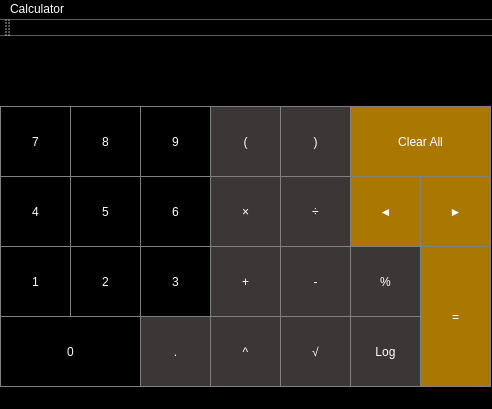
<?xml version="1.0" encoding="UTF-8"?>
<ui version="4.0">
 <class>MainWindow</class>
 <widget class="QMainWindow" name="MainWindow">
  <property name="geometry">
   <rect>
    <x>0</x>
    <y>0</y>
    <width>492</width>
    <height>409</height>
   </rect>
  </property>
  <property name="windowTitle">
   <string>MainWindow</string>
  </property>
  <property name="styleSheet">
   <string notr="true">font: 24pt &quot;MS Shell Dlg 2&quot;;
color : white;
background-color : black;</string>
  </property>
  <widget class="QWidget" name="centralWidget">
   <widget class="QPushButton" name="pushButton_two">
    <property name="geometry">
     <rect>
      <x>70</x>
      <y>210</y>
      <width>71</width>
      <height>71</height>
     </rect>
    </property>
    <property name="styleSheet">
     <string notr="true">QPushButton {
  background-color: black;
  color: white; 
  border: 1px solid gray;
}

QPushButton:pressed {
    background-color: qlineargradient(x1: 0, y1: 0, x2: 0, y2: 1,
                                      stop: 0 #FF7832, stop: 1 #FF9739);
}</string>
    </property>
    <property name="text">
     <string>2</string>
    </property>
   </widget>
   <widget class="QPushButton" name="pushButton_one">
    <property name="geometry">
     <rect>
      <x>0</x>
      <y>210</y>
      <width>71</width>
      <height>71</height>
     </rect>
    </property>
    <property name="styleSheet">
     <string notr="true">QPushButton {
  background-color: black;
  color: white; 
  border: 1px solid gray;
}

QPushButton:pressed {
    background-color: qlineargradient(x1: 0, y1: 0, x2: 0, y2: 1,
                                      stop: 0 #FF7832, stop: 1 #FF9739);
}</string>
    </property>
    <property name="text">
     <string>1</string>
    </property>
   </widget>
   <widget class="QPushButton" name="pushButton_four">
    <property name="geometry">
     <rect>
      <x>0</x>
      <y>140</y>
      <width>71</width>
      <height>71</height>
     </rect>
    </property>
    <property name="styleSheet">
     <string notr="true">QPushButton {
  background-color: black;
  color: white; 
  border: 1px solid gray;
}

QPushButton:pressed {
    background-color: qlineargradient(x1: 0, y1: 0, x2: 0, y2: 1,
                                      stop: 0 #FF7832, stop: 1 #FF9739);
}</string>
    </property>
    <property name="text">
     <string>4</string>
    </property>
   </widget>
   <widget class="QPushButton" name="pushButton_seven">
    <property name="geometry">
     <rect>
      <x>0</x>
      <y>70</y>
      <width>71</width>
      <height>71</height>
     </rect>
    </property>
    <property name="styleSheet">
     <string notr="true">QPushButton {
  background-color: black;
  color: white; 
  border: 1px solid gray;
}

QPushButton:pressed {
    background-color: qlineargradient(x1: 0, y1: 0, x2: 0, y2: 1,
                                      stop: 0 #FF7832, stop: 1 #FF9739);
}</string>
    </property>
    <property name="text">
     <string>7</string>
    </property>
   </widget>
   <widget class="QPushButton" name="pushButton_zero">
    <property name="geometry">
     <rect>
      <x>0</x>
      <y>280</y>
      <width>141</width>
      <height>71</height>
     </rect>
    </property>
    <property name="styleSheet">
     <string notr="true">QPushButton {
  background-color: black;
  color: white; 
  border: 1px solid gray;
}

QPushButton:pressed {
    background-color: qlineargradient(x1: 0, y1: 0, x2: 0, y2: 1,
                                      stop: 0 #FF7832, stop: 1 #FF9739);
}</string>
    </property>
    <property name="text">
     <string>0</string>
    </property>
   </widget>
   <widget class="QPushButton" name="pushButton_dot">
    <property name="geometry">
     <rect>
      <x>140</x>
      <y>280</y>
      <width>71</width>
      <height>71</height>
     </rect>
    </property>
    <property name="styleSheet">
     <string notr="true">QPushButton {
  background-color: rgb(60, 55, 55);
  color: white; 
  border: 1px solid gray;
}

QPushButton:pressed {
    background-color: qlineargradient(x1: 0, y1: 0, x2: 0, y2: 1,
                                      stop: 0 #FF7832, stop: 1 #FF9739);
}</string>
    </property>
    <property name="text">
     <string>.</string>
    </property>
   </widget>
   <widget class="QPushButton" name="pushButton_five">
    <property name="geometry">
     <rect>
      <x>70</x>
      <y>140</y>
      <width>71</width>
      <height>71</height>
     </rect>
    </property>
    <property name="styleSheet">
     <string notr="true">QPushButton {
  background-color: black;
  color: white; 
  border: 1px solid gray;
}

QPushButton:pressed {
    background-color: qlineargradient(x1: 0, y1: 0, x2: 0, y2: 1,
                                      stop: 0 #FF7832, stop: 1 #FF9739);
}</string>
    </property>
    <property name="text">
     <string>5</string>
    </property>
   </widget>
   <widget class="QPushButton" name="pushButton_eight">
    <property name="geometry">
     <rect>
      <x>70</x>
      <y>70</y>
      <width>71</width>
      <height>71</height>
     </rect>
    </property>
    <property name="styleSheet">
     <string notr="true">QPushButton {
  background-color: black;
  color: white; 
  border: 1px solid gray;
}

QPushButton:pressed {
    background-color: qlineargradient(x1: 0, y1: 0, x2: 0, y2: 1,
                                      stop: 0 #FF7832, stop: 1 #FF9739);
}</string>
    </property>
    <property name="text">
     <string>8</string>
    </property>
   </widget>
   <widget class="QPushButton" name="pushButton_three">
    <property name="geometry">
     <rect>
      <x>140</x>
      <y>210</y>
      <width>71</width>
      <height>71</height>
     </rect>
    </property>
    <property name="styleSheet">
     <string notr="true">QPushButton {
  background-color: black;
  color: white; 
  border: 1px solid gray;
}

QPushButton:pressed {
    background-color: qlineargradient(x1: 0, y1: 0, x2: 0, y2: 1,
                                      stop: 0 #FF7832, stop: 1 #FF9739);
}</string>
    </property>
    <property name="text">
     <string>3</string>
    </property>
   </widget>
   <widget class="QPushButton" name="pushButton_six">
    <property name="geometry">
     <rect>
      <x>140</x>
      <y>140</y>
      <width>71</width>
      <height>71</height>
     </rect>
    </property>
    <property name="styleSheet">
     <string notr="true">QPushButton {
  background-color: black;
  color: white; 
  border: 1px solid gray;
}

QPushButton:pressed {
    background-color: qlineargradient(x1: 0, y1: 0, x2: 0, y2: 1,
                                      stop: 0 #FF7832, stop: 1 #FF9739);
}</string>
    </property>
    <property name="text">
     <string>6</string>
    </property>
   </widget>
   <widget class="QPushButton" name="pushButton_nine">
    <property name="geometry">
     <rect>
      <x>140</x>
      <y>70</y>
      <width>71</width>
      <height>71</height>
     </rect>
    </property>
    <property name="styleSheet">
     <string notr="true">QPushButton {
  background-color: black;
  color: white; 
  border: 1px solid gray;
}

QPushButton:pressed {
    background-color: qlineargradient(x1: 0, y1: 0, x2: 0, y2: 1,
                                      stop: 0 #FF7832, stop: 1 #FF9739);
}</string>
    </property>
    <property name="text">
     <string>9</string>
    </property>
   </widget>
   <widget class="QPushButton" name="pushButton_undo">
    <property name="geometry">
     <rect>
      <x>350</x>
      <y>140</y>
      <width>71</width>
      <height>71</height>
     </rect>
    </property>
    <property name="styleSheet">
     <string notr="true">QPushButton {
  background-color: rgb(170, 120, 0);
  color: white; 
  border: 1px solid gray;
}

QPushButton:pressed {
    background-color: qlineargradient(x1: 0, y1: 0, x2: 0, y2: 1,
                                      stop: 0 #FF7832, stop: 1 #FF9739);
}</string>
    </property>
    <property name="text">
     <string>◄</string>
    </property>
   </widget>
   <widget class="QPushButton" name="pushButton_divide">
    <property name="geometry">
     <rect>
      <x>280</x>
      <y>140</y>
      <width>71</width>
      <height>71</height>
     </rect>
    </property>
    <property name="styleSheet">
     <string notr="true">QPushButton {
  background-color: rgb(60, 55, 55);
  color: white; 
  border: 1px solid gray;
}

QPushButton:pressed {
    background-color: qlineargradient(x1: 0, y1: 0, x2: 0, y2: 1,
                                      stop: 0 #FF7832, stop: 1 #FF9739);
}</string>
    </property>
    <property name="text">
     <string>÷</string>
    </property>
   </widget>
   <widget class="QPushButton" name="pushButton_plus">
    <property name="geometry">
     <rect>
      <x>210</x>
      <y>210</y>
      <width>71</width>
      <height>71</height>
     </rect>
    </property>
    <property name="styleSheet">
     <string notr="true">QPushButton {
  background-color: rgb(60, 55, 55);
  color: white; 
  border: 1px solid gray;
}

QPushButton:pressed {
    background-color: qlineargradient(x1: 0, y1: 0, x2: 0, y2: 1,
                                      stop: 0 #FF7832, stop: 1 #FF9739);
}</string>
    </property>
    <property name="text">
     <string>+</string>
    </property>
   </widget>
   <widget class="QPushButton" name="pushButton_power">
    <property name="geometry">
     <rect>
      <x>210</x>
      <y>280</y>
      <width>71</width>
      <height>71</height>
     </rect>
    </property>
    <property name="styleSheet">
     <string notr="true">QPushButton {
  background-color: rgb(60, 55, 55);
  color: white; 
  border: 1px solid gray;
}

QPushButton:pressed {
    background-color: qlineargradient(x1: 0, y1: 0, x2: 0, y2: 1,
                                      stop: 0 #FF7832, stop: 1 #FF9739);
}</string>
    </property>
    <property name="text">
     <string>^</string>
    </property>
   </widget>
   <widget class="QPushButton" name="pushButton_log">
    <property name="geometry">
     <rect>
      <x>350</x>
      <y>280</y>
      <width>71</width>
      <height>71</height>
     </rect>
    </property>
    <property name="styleSheet">
     <string notr="true">QPushButton {
  background-color: rgb(60, 55, 55);
  color: white; 
  border: 1px solid gray;
}

QPushButton:pressed {
    background-color: qlineargradient(x1: 0, y1: 0, x2: 0, y2: 1,
                                      stop: 0 #FF7832, stop: 1 #FF9739);
}</string>
    </property>
    <property name="text">
     <string>Log</string>
    </property>
   </widget>
   <widget class="QPushButton" name="pushButton_mult">
    <property name="geometry">
     <rect>
      <x>210</x>
      <y>140</y>
      <width>71</width>
      <height>71</height>
     </rect>
    </property>
    <property name="styleSheet">
     <string notr="true">QPushButton {
  background-color: rgb(60, 55, 55);
  color: white; 
  border: 1px solid gray;
}

QPushButton:pressed {
    background-color: qlineargradient(x1: 0, y1: 0, x2: 0, y2: 1,
                                      stop: 0 #FF7832, stop: 1 #FF9739);
}</string>
    </property>
    <property name="text">
     <string>×</string>
    </property>
   </widget>
   <widget class="QPushButton" name="pushButton_minus">
    <property name="geometry">
     <rect>
      <x>280</x>
      <y>210</y>
      <width>71</width>
      <height>71</height>
     </rect>
    </property>
    <property name="styleSheet">
     <string notr="true">QPushButton {
  background-color: rgb(60, 55, 55);
  color: white; 
  border: 1px solid gray;
}

QPushButton:pressed {
    background-color: qlineargradient(x1: 0, y1: 0, x2: 0, y2: 1,
                                      stop: 0 #FF7832, stop: 1 #FF9739);
}</string>
    </property>
    <property name="text">
     <string>-</string>
    </property>
   </widget>
   <widget class="QPushButton" name="pushButton_remainder">
    <property name="geometry">
     <rect>
      <x>350</x>
      <y>210</y>
      <width>71</width>
      <height>71</height>
     </rect>
    </property>
    <property name="styleSheet">
     <string notr="true">QPushButton {
  background-color: rgb(60, 55, 55);
  color: white; 
  border: 1px solid gray;
}

QPushButton:pressed {
    background-color: qlineargradient(x1: 0, y1: 0, x2: 0, y2: 1,
                                      stop: 0 #FF7832, stop: 1 #FF9739);
}</string>
    </property>
    <property name="text">
     <string>%</string>
    </property>
   </widget>
   <widget class="QPushButton" name="pushButton_sqrt">
    <property name="geometry">
     <rect>
      <x>280</x>
      <y>280</y>
      <width>71</width>
      <height>71</height>
     </rect>
    </property>
    <property name="styleSheet">
     <string notr="true">QPushButton {
  background-color: rgb(60, 55, 55);
  color: white; 
  border: 1px solid gray;
}

QPushButton:pressed {
    background-color: qlineargradient(x1: 0, y1: 0, x2: 0, y2: 1,
                                      stop: 0 #FF7832, stop: 1 #FF9739);
}</string>
    </property>
    <property name="text">
     <string>√</string>
    </property>
   </widget>
   <widget class="QPushButton" name="pushButton_openbr">
    <property name="geometry">
     <rect>
      <x>210</x>
      <y>70</y>
      <width>71</width>
      <height>71</height>
     </rect>
    </property>
    <property name="styleSheet">
     <string notr="true">QPushButton {
  background-color: rgb(60, 55, 55);
  color: white; 
  border: 1px solid gray;
}

QPushButton:pressed {
    background-color: qlineargradient(x1: 0, y1: 0, x2: 0, y2: 1,
                                      stop: 0 #FF7832, stop: 1 #FF9739);
}</string>
    </property>
    <property name="text">
     <string>(</string>
    </property>
   </widget>
   <widget class="QPushButton" name="pushButton_closebr">
    <property name="geometry">
     <rect>
      <x>280</x>
      <y>70</y>
      <width>71</width>
      <height>71</height>
     </rect>
    </property>
    <property name="styleSheet">
     <string notr="true">QPushButton {
  background-color: rgb(60, 55, 55);
  color: white; 
  border: 1px solid gray;
}

QPushButton:pressed {
    background-color: qlineargradient(x1: 0, y1: 0, x2: 0, y2: 1,
                                      stop: 0 #FF7832, stop: 1 #FF9739);
}</string>
    </property>
    <property name="text">
     <string>)</string>
    </property>
   </widget>
   <widget class="QPushButton" name="pushButton_clearall">
    <property name="geometry">
     <rect>
      <x>350</x>
      <y>70</y>
      <width>141</width>
      <height>71</height>
     </rect>
    </property>
    <property name="styleSheet">
     <string notr="true">QPushButton {
  background-color: rgb(170, 120, 0);
  color: white; 
  border: 1px solid gray;
}

QPushButton:pressed {
    background-color: qlineargradient(x1: 0, y1: 0, x2: 0, y2: 1,
                                      stop: 0 #FF7832, stop: 1 #FF9739);
}</string>
    </property>
    <property name="text">
     <string>Clear All</string>
    </property>
   </widget>
   <widget class="QPushButton" name="pushButton_execute">
    <property name="geometry">
     <rect>
      <x>420</x>
      <y>210</y>
      <width>71</width>
      <height>141</height>
     </rect>
    </property>
    <property name="styleSheet">
     <string notr="true">QPushButton {
  background-color: rgb(170, 120, 0);
  color: white; 
  border: 1px solid gray;
}

QPushButton:pressed {
    background-color: qlineargradient(x1: 0, y1: 0, x2: 0, y2: 1,
                                      stop: 0 #FF7832, stop: 1 #FF9739);
}</string>
    </property>
    <property name="text">
     <string>=</string>
    </property>
   </widget>
   <widget class="QLabel" name="label">
    <property name="geometry">
     <rect>
      <x>10</x>
      <y>0</y>
      <width>471</width>
      <height>61</height>
     </rect>
    </property>
    <property name="styleSheet">
     <string notr="true">QLabel {
  color: white; 
}
</string>
    </property>
    <property name="text">
     <string/>
    </property>
   </widget>
   <widget class="QPushButton" name="pushButton_redo">
    <property name="geometry">
     <rect>
      <x>420</x>
      <y>140</y>
      <width>71</width>
      <height>71</height>
     </rect>
    </property>
    <property name="styleSheet">
     <string notr="true">QPushButton {
  background-color: rgb(170, 120, 0);
  color: white; 
  border: 1px solid gray;
}

QPushButton:pressed {
    background-color: qlineargradient(x1: 0, y1: 0, x2: 0, y2: 1,
                                      stop: 0 #FF7832, stop: 1 #FF9739);
}</string>
    </property>
    <property name="text">
     <string>►</string>
    </property>
   </widget>
  </widget>
  <widget class="QToolBar" name="mainToolBar">
   <attribute name="toolBarArea">
    <enum>TopToolBarArea</enum>
   </attribute>
   <attribute name="toolBarBreak">
    <bool>false</bool>
   </attribute>
  </widget>
  <widget class="QMenuBar" name="menuBar">
   <property name="geometry">
    <rect>
     <x>0</x>
     <y>0</y>
     <width>492</width>
     <height>45</height>
    </rect>
   </property>
   <widget class="QMenu" name="menuCalculator">
    <property name="title">
     <string>Calculator</string>
    </property>
   </widget>
   <addaction name="menuCalculator"/>
  </widget>
 </widget>
 <layoutdefault spacing="6" margin="11"/>
 <resources/>
 <connections/>
</ui>
